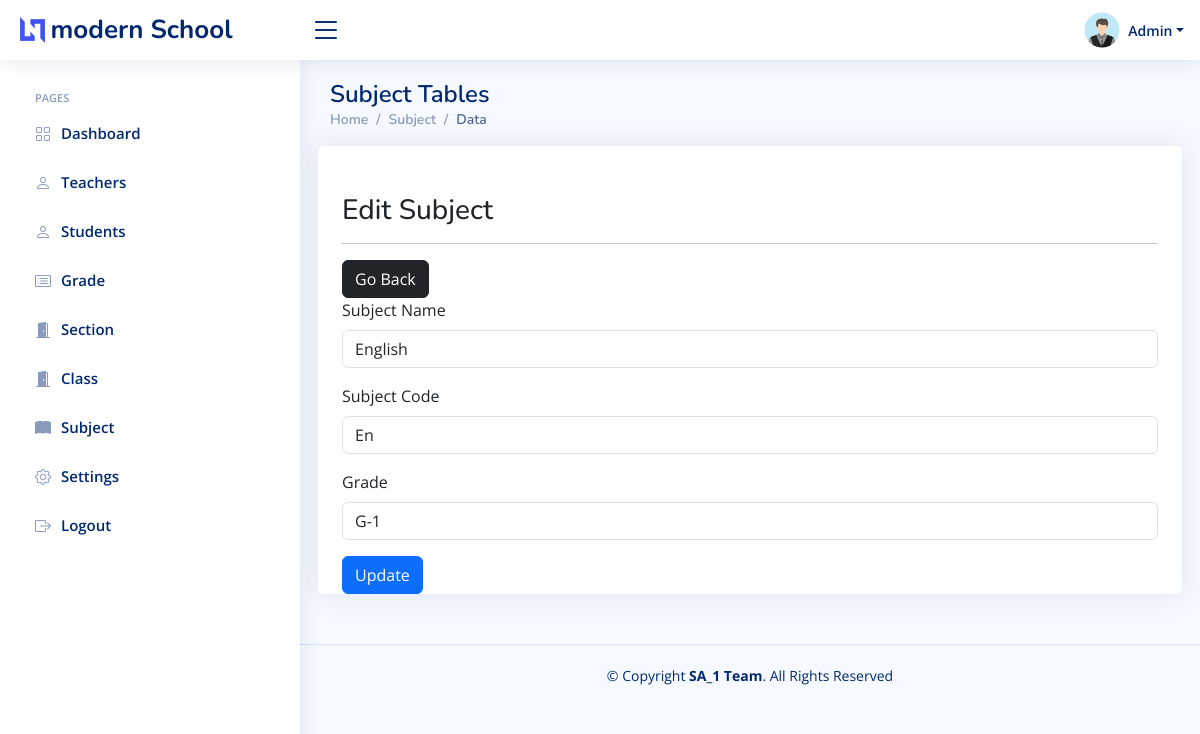
The page /admin/course-edit1.php?course_id=1 (signed in) on the database its author committed.
### tables this page shows
CREATE TABLE `setting` (
  `id` int(11) NOT NULL,
  `current_year` int(11) NOT NULL,
  `current_semester` varchar(11) NOT NULL,
  `school_name` varchar(100) NOT NULL,
  `slogan` varchar(300) NOT NULL,
  `about` text NOT NULL
);

CREATE TABLE `subjects` (
  `subject_id` int(11) NOT NULL,
  `subject` varchar(31) NOT NULL,
  `subject_code` varchar(31) NOT NULL,
  `grade` int(11) NOT NULL
);

CREATE TABLE `grades` (
  `grade_id` int(11) NOT NULL,
  `grade` varchar(31) NOT NULL,
  `grade_code` varchar(7) NOT NULL
);

### data/setting.php (called while the page is built)
<?php
function getSetting($conn){
   $sql = "SELECT * FROM setting";
   $stmt = $conn->prepare($sql);
   $stmt->execute();
   if ($stmt->rowCount() == 1) {
     $settings = $stmt->fetch();
     return $settings;
   }else {
    return 0;
   }
}
?>

### admin/data/subject.php (called while the page is built, shortened)
<?php
function getSubjectById($subject_id, $conn){
   $sql = "SELECT * FROM subjects
           WHERE subject_id=?";
   $stmt = $conn->prepare($sql);
   $stmt->execute([$subject_id]);
   if ($stmt->rowCount() == 1) {
     $subject = $stmt->fetch();
     return $subject;
   }else {
   	return 0;
   }
}
 ?>

### admin/data/grade.php (called while the page is built, shortened)
<?php
function getAllGrades($conn){
   $sql = "SELECT * FROM grades";
   $stmt = $conn->prepare($sql);
   $stmt->execute();
   if ($stmt->rowCount() >= 1) {
     $grades = $stmt->fetchAll();
     return $grades;
   }else {
    return 0;
   }
}

### admin/course-edit1.php (the view, shortened to what this page needs)
<?php
if (isset($_SESSION['admin_id']) &&
    isset($_SESSION['role'])     &&
    isset($_GET['course_id'])) {
    if ($_SESSION['role'] == 'Admin') {
        include "../DB_connection.php";
        include "data/subject.php";
        include "data/grade.php";
        $course_id = $_GET['course_id'];
        $course = getSubjectById($course_id, $conn);
        $grades = getAllGrades($conn);
        ?>
<!DOCTYPE html>
<html lang="en">
<head>
    <link href="assets/vendor/bootstrap/css/bootstrap.min.css" rel="stylesheet">
    <link href="assets/vendor/bootstrap-icons/bootstrap-icons.css" rel="stylesheet">
    <link href="assets/vendor/boxicons/css/boxicons.min.css" rel="stylesheet">
    <link href="assets/vendor/quill/quill.snow.css" rel="stylesheet">
    <link href="assets/vendor/quill/quill.bubble.css" rel="stylesheet">
    <link href="assets/vendor/remixicon/remixicon.css" rel="stylesheet">
    <link href="assets/vendor/simple-datatables/style.css" rel="stylesheet">
    <link href="assets/css/style.css" rel="stylesheet">
</head>
<body>
    <?php
    include "inc/header.php";
    ?>
    <?php
    include "inc/sidebar.php";
    ?>
    <main id="main" class="main">
        <div class="pagetitle">
            <h1>Subject Tables</h1>
            <nav>
                <ol class="breadcrumb">
                    <li class="breadcrumb-item"><a href="index.html">Home</a></li>
                    <li class="breadcrumb-item">Subject</li>
                    <li class="breadcrumb-item active">Data</li>
                </ol>
            </nav>
        </div>
        <section class="section">
            <div class="row">
                <div class="card">
                    <div class="container mt-5">
                        <form method="post"
                              action="req/course-edit.php">
                            <h3>Edit Subject</h3><hr>
                            <a href="course1.php"
                               class="btn btn-dark">Go Back</a>
                            <div class="mb-3">
                                <label class="form-label">Subject Name</label>
                                <input type="text"
                                       class="form-control"
                                       value="<?=$course['subject']?>"
                                       name="course_name">
                            </div>
                            <div class="mb-3">
                                <label class="form-label">Subject Code</label>
                                <input type="text"
                                       class="form-control"
                                       value="<?=$course['subject_code']?>"
                                       name="course_code">
                            </div>
                            <div class="mb-3">
                                <label class="form-label">Grade</label>
                                <select name="grade"
                                        class="form-control" >
                                    <?php foreach ($grades as $grade) {
                                        $selected = 0;
                                        if ($grade['grade_id'] == $course['grade'] ) {
                                            $selected = 1;
                                        }
                                        ?>
                                        <option  value="<?=$grade['grade_id']?>"
                                            <?php if ($selected) echo "selected"; ?> >
                                            <?=$grade['grade_code'].'-'.$grade['grade']?>
                                        </option>
                                    <?php } ?>
                                </select>
                            </div>
                            <button type="submit"
                                    class="btn btn-primary">
                                Update</button>
                        </form>
                </div>
            </div>
            </div>
        </section>
    </main>
    <?php
    include "inc/footer.php";
    ?>
</body>
</html>
    <?php
}else {
    header("Location: teacher.php");
    exit;
}
}else {
    header("Location: teacher.php");
    exit;
}
?>

### admin/inc/header.php (shortened to what this page needs)
<?php
include "../data/setting.php";
$setting = getSetting($conn);
if ($setting != 0) {
?>
<header id="header" class="header fixed-top d-flex align-items-center">
    <div class="d-flex align-items-center justify-content-between">
        <a href="../index.php" class="logo d-flex align-items-center">
            <img src="assets/img/logo.png" alt="">
            <span class="d-none d-lg-block"><?=$setting['school_name']?></span>
        </a>
        <i class="bi bi-list toggle-sidebar-btn"></i>
    </div>
    <nav class="header-nav ms-auto">
        <ul class="d-flex align-items-center">
            <li class="nav-item dropdown pe-3">
                <a class="nav-link nav-profile d-flex align-items-center pe-0" href="#" data-bs-toggle="dropdown">
                    <img src="../img/student-male.png"  alt="Profile" class="rounded-circle">
                    <span class="d-none d-md-block dropdown-toggle ps-2">Admin</span>
                </a>
            </li>
        </ul>
    </nav>
</header>
<?php }else {
    header("Location: login.php");
    exit;
}  ?>

### admin/assets/css/style.css (style rules this page uses)
:root { scroll-behavior: smooth; }
body { font-family: "Open Sans", sans-serif; background: #f6f9ff; color: #444444; }
a { color: #4154f1; text-decoration: none; }
h1, h2, h3, h4, h5, h6 { font-family: "Nunito", sans-serif; }
#main { margin-top: 60px; padding: 20px 30px; transition: all 0.3s; }
.pagetitle { margin-bottom: 10px; }
.pagetitle h1 { font-size: 24px; margin-bottom: 0; font-weight: 600; color: #012970; }
.card { margin-bottom: 30px; border: none; border-radius: 5px; box-shadow: 0px 0 30px rgba(1, 41, 112, 0.1); }
.breadcrumb { font-size: 14px; font-family: "Nunito", sans-serif; color: #899bbd; font-weight: 600; }
.breadcrumb a { color: #899bbd; transition: 0.3s; }
.breadcrumb .breadcrumb-item::before { color: #899bbd; }
.breadcrumb .active { color: #51678f; font-weight: 600; }
.logo { line-height: 1; }
@media (min-width: 1200px) { .logo { width: 280px; } }
.logo img { max-height: 26px; margin-right: 6px; }
.logo span { font-size: 26px; font-weight: 700; color: #012970; font-family: "Nunito", sans-serif; }
.header { transition: all 0.5s; z-index: 997; height: 60px; box-shadow: 0px 2px 20px rgba(1, 41, 112, 0.1); background-color: #fff; padding-left: 20px; }
.header .toggle-sidebar-btn { font-size: 32px; padding-left: 10px; cursor: pointer; color: #012970; }
.header-nav ul { list-style: none; }
.header-nav>ul { margin: 0; padding: 0; }
.header-nav .nav-profile { color: #012970; }
.header-nav .nav-profile img { max-height: 36px; }
.header-nav .nav-profile span { font-size: 14px; font-weight: 600; }
@media (min-width: 1200px) { #main, #footer { margin-left: 300px; } }

### rows shown on the page
setting: school_name "modern School"
subjects: course_name "English", course_code "En", grade "G-1"
